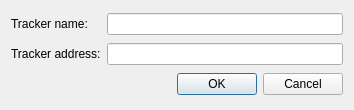
<?xml version="1.0" encoding="UTF-8"?>
<ui version="4.0">
 <class>DialogAddTracker</class>
 <widget class="QDialog" name="DialogAddTracker">
  <property name="geometry">
   <rect>
    <x>0</x>
    <y>0</y>
    <width>354</width>
    <height>110</height>
   </rect>
  </property>
  <property name="sizePolicy">
   <sizepolicy hsizetype="Fixed" vsizetype="Fixed">
    <horstretch>0</horstretch>
    <verstretch>0</verstretch>
   </sizepolicy>
  </property>
  <property name="minimumSize">
   <size>
    <width>354</width>
    <height>110</height>
   </size>
  </property>
  <property name="maximumSize">
   <size>
    <width>354</width>
    <height>110</height>
   </size>
  </property>
  <property name="windowTitle">
   <string>Add tracker</string>
  </property>
  <layout class="QGridLayout" name="gridLayout">
   <item row="0" column="0">
    <widget class="QLabel" name="label">
     <property name="text">
      <string>Tracker name:</string>
     </property>
    </widget>
   </item>
   <item row="0" column="1">
    <widget class="QLineEdit" name="lineEdit">
     <property name="minimumSize">
      <size>
       <width>20</width>
       <height>20</height>
      </size>
     </property>
    </widget>
   </item>
   <item row="1" column="0">
    <widget class="QLabel" name="label_2">
     <property name="text">
      <string>Tracker address:</string>
     </property>
    </widget>
   </item>
   <item row="1" column="1">
    <widget class="QLineEdit" name="lineEdit_2">
     <property name="minimumSize">
      <size>
       <width>20</width>
       <height>20</height>
      </size>
     </property>
    </widget>
   </item>
   <item row="2" column="1">
    <widget class="QDialogButtonBox" name="buttonBox">
     <property name="orientation">
      <enum>Qt::Horizontal</enum>
     </property>
     <property name="standardButtons">
      <set>QDialogButtonBox::Cancel|QDialogButtonBox::Ok</set>
     </property>
    </widget>
   </item>
  </layout>
 </widget>
 <resources/>
 <connections>
  <connection>
   <sender>buttonBox</sender>
   <signal>accepted()</signal>
   <receiver>DialogAddTracker</receiver>
   <slot>accept()</slot>
   <hints>
    <hint type="sourcelabel">
     <x>248</x>
     <y>254</y>
    </hint>
    <hint type="destinationlabel">
     <x>157</x>
     <y>274</y>
    </hint>
   </hints>
  </connection>
  <connection>
   <sender>buttonBox</sender>
   <signal>rejected()</signal>
   <receiver>DialogAddTracker</receiver>
   <slot>reject()</slot>
   <hints>
    <hint type="sourcelabel">
     <x>316</x>
     <y>260</y>
    </hint>
    <hint type="destinationlabel">
     <x>286</x>
     <y>274</y>
    </hint>
   </hints>
  </connection>
 </connections>
</ui>
